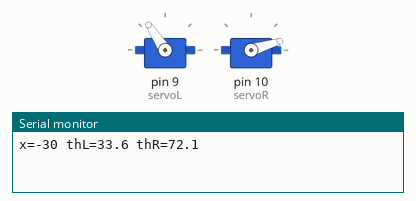
Recording of a sketch running on a simulated Arduino Uno, built with avr-gcc and run on an emulated ATmega328P. On the bench: 2 × servo, the last lines printed to the serial monitor.

Above: at 0.05 s.
At 1.3 s:
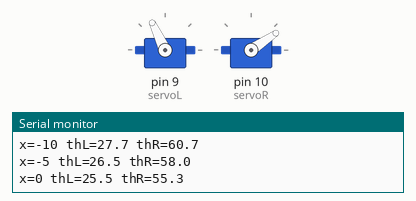
At 2.6 s:
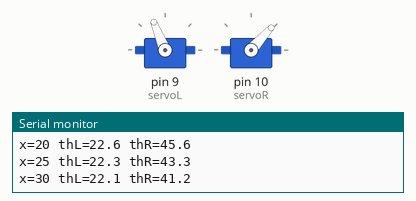
Timing chart, 0 to 6.0 s (numbered marks = the images above):
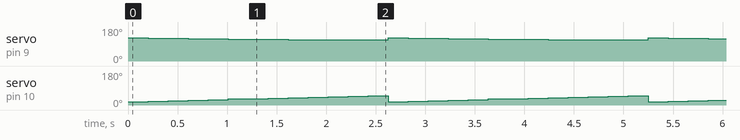

The sketch:

ik_2dof_parallel_delta.ino
```cpp
// snippet: ik_2dof_parallel_delta
// tags: kinematics, delta, parallel, 2dof, ik, inverse-kinematics, robot, servo
// boards: avr, megaavr, nano33iot, rp2040
// not-tags: romi32u4
// library: Servo
// description: 2-DOF parallel (delta-style) IK — two equal arms driving a single end-effector
// prompts: 2DOF delta robot IK, parallel arm inverse kinematics, delta arm two link, parallel robot servo angles
// Set ARM and ROD lengths to your actual geometry in mm.
// exact-include: Servo.h, math.h

#include <Servo.h>
#include <math.h>

// ---- CONFIGURE ----
const float ARM = 80.0f;   // driving arm length (mm)
const float ROD = 120.0f;  // passive rod length  (mm)
const float BASE_OFFSET = 40.0f;  // half-distance between pivot centres
// -------------------

Servo servoL;
Servo servoR;

// Returns shoulder angles in degrees for both arms given target (x=0 centred, y=height)
// Returns false if unreachable
bool deltaIK(float x, float y, float& thL, float& thR) {
  // Left pivot at (-BASE_OFFSET, 0), Right at (+BASE_OFFSET, 0)
  auto solveArm = [&](float pivotX, float& th) -> bool {
    float dx = x - pivotX, dy = y;
    float d  = sqrt(dx * dx + dy * dy);
    if (d > ARM + ROD || d < fabs(ARM - ROD)) return false;
    float a = (ARM * ARM - ROD * ROD + d * d) / (2.0f * ARM * d);
    th = (atan2(dy, dx) - acos(a)) * 180.0f / PI;
    return true;
  };
  return solveArm(-BASE_OFFSET, thL) && solveArm(BASE_OFFSET, thR);
}

void setup() {
  Serial.begin(9600);
  servoL.attach(9); servoR.attach(10);
}

void loop() {
  // scan end-effector left-right at fixed height
  for (float x = -30; x <= 30; x += 5) {
    float thL, thR;
    if (deltaIK(x, 150.0f, thL, thR)) {
      servoL.write(constrain((int)(90 + thL), 0, 180));
      servoR.write(constrain((int)(90 - thR), 0, 180));
      Serial.print("x="); Serial.print(x, 0);
      Serial.print(" thL="); Serial.print(thL, 1);
      Serial.print(" thR="); Serial.println(thR, 1);
    }
    delay(200);
  }
}
```

Measured:
- by itself, servo on pin 9 (servoL): repeats every 2.6 s: 120° 0.20 s, 118° 0.20 s, 117° 0.20 s, 116° 0.20 s, 115° 0.20 s, 114° 0.20 s, 113° 0.40 s, 112° 0.61 s, 123° 0.20 s, 121° 0.20 s
- by itself, servo on pin 10 (servoR): repeats every 2.6 s: 23° 0.20 s, 26° 0.20 s, 29° 0.20 s, 32° 0.20 s, 34° 0.20 s, 37° 0.20 s, 39° 0.20 s, 42° 0.20 s, 44° 0.20 s, 46° 0.20 s, 48° 0.20 s, 17° 0.20 s, 20° 0.20 s
